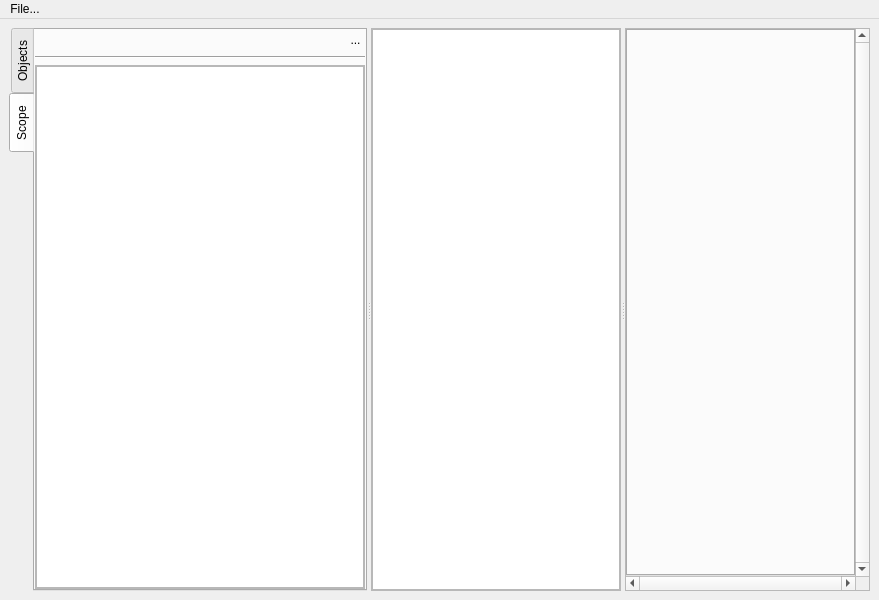
<?xml version="1.0" encoding="UTF-8"?>
<ui version="4.0">
 <class>MainWindow</class>
 <widget class="QMainWindow" name="MainWindow">
  <property name="geometry">
   <rect>
    <x>0</x>
    <y>0</y>
    <width>879</width>
    <height>600</height>
   </rect>
  </property>
  <property name="windowTitle">
   <string>MainWindow</string>
  </property>
  <widget class="QWidget" name="centralwidget">
   <layout class="QHBoxLayout" name="horizontalLayout">
    <item>
     <widget class="QSplitter" name="main_splitter">
      <property name="sizePolicy">
       <sizepolicy hsizetype="Ignored" vsizetype="Ignored">
        <horstretch>0</horstretch>
        <verstretch>0</verstretch>
       </sizepolicy>
      </property>
      <property name="orientation">
       <enum>Qt::Horizontal</enum>
      </property>
      <property name="childrenCollapsible">
       <bool>false</bool>
      </property>
      <widget class="QTabWidget" name="sidebar">
       <property name="minimumSize">
        <size>
         <width>150</width>
         <height>0</height>
        </size>
       </property>
       <property name="maximumSize">
        <size>
         <width>400</width>
         <height>16777215</height>
        </size>
       </property>
       <property name="tabPosition">
        <enum>QTabWidget::West</enum>
       </property>
       <property name="currentIndex">
        <number>1</number>
       </property>
       <widget class="QWidget" name="sidebar_objects">
        <attribute name="title">
         <string>Objects</string>
        </attribute>
        <layout class="QVBoxLayout" name="verticalLayout_4">
         <property name="leftMargin">
          <number>0</number>
         </property>
         <property name="topMargin">
          <number>0</number>
         </property>
         <property name="rightMargin">
          <number>0</number>
         </property>
         <property name="bottomMargin">
          <number>0</number>
         </property>
         <item>
          <layout class="QHBoxLayout" name="sidebar_objects_header">
           <property name="spacing">
            <number>0</number>
           </property>
           <item>
            <spacer name="sidebar_objects_hor_spacer">
             <property name="orientation">
              <enum>Qt::Horizontal</enum>
             </property>
             <property name="sizeHint" stdset="0">
              <size>
               <width>40</width>
               <height>20</height>
              </size>
             </property>
            </spacer>
           </item>
           <item>
            <widget class="QToolButton" name="sidebar_objects_button_close">
             <property name="enabled">
              <bool>true</bool>
             </property>
             <property name="styleSheet">
              <string notr="true">QToolButton#sidebar_scope_button_close, QToolButton#sidebar_objects_button_close {
	border: none;
}
QToolButton#sidebar_scope_button_close:hover, QToolButton#sidebar_objects_button_close:hover {
	background-color: rgba(133, 133, 133, 0.5);
	border-radius: 4px;
	padding-left: 1px;
}


</string>
             </property>
             <property name="text">
              <string>...</string>
             </property>
             <property name="icon">
              <iconset theme="window-close">
               <normaloff>.</normaloff>.</iconset>
             </property>
            </widget>
           </item>
          </layout>
         </item>
         <item>
          <widget class="Line" name="sidebar_objects_line">
           <property name="minimumSize">
            <size>
             <width>0</width>
             <height>0</height>
            </size>
           </property>
           <property name="orientation">
            <enum>Qt::Horizontal</enum>
           </property>
          </widget>
         </item>
         <item>
          <widget class="QScrollArea" name="sidebar_objects_scroll">
           <property name="widgetResizable">
            <bool>true</bool>
           </property>
           <widget class="QWidget" name="sidebar_objects_scroll_container">
            <property name="geometry">
             <rect>
              <x>0</x>
              <y>0</y>
              <width>271</width>
              <height>517</height>
             </rect>
            </property>
            <layout class="QVBoxLayout" name="verticalLayout_7">
             <property name="leftMargin">
              <number>0</number>
             </property>
             <property name="topMargin">
              <number>0</number>
             </property>
             <property name="rightMargin">
              <number>0</number>
             </property>
             <property name="bottomMargin">
              <number>0</number>
             </property>
             <item>
              <layout class="QVBoxLayout" name="sidebar_objects_list">
               <item>
                <widget class="QListWidget" name="objects_list"/>
               </item>
              </layout>
             </item>
            </layout>
           </widget>
          </widget>
         </item>
        </layout>
       </widget>
       <widget class="QWidget" name="sidebar_scope">
        <attribute name="title">
         <string>Scope</string>
        </attribute>
        <layout class="QVBoxLayout" name="verticalLayout_3">
         <property name="leftMargin">
          <number>0</number>
         </property>
         <property name="topMargin">
          <number>0</number>
         </property>
         <property name="rightMargin">
          <number>0</number>
         </property>
         <property name="bottomMargin">
          <number>0</number>
         </property>
         <item>
          <layout class="QHBoxLayout" name="sidebar_scope_header">
           <property name="sizeConstraint">
            <enum>QLayout::SetMinimumSize</enum>
           </property>
           <item>
            <spacer name="sidebar_scope_hor_spacer">
             <property name="orientation">
              <enum>Qt::Horizontal</enum>
             </property>
             <property name="sizeHint" stdset="0">
              <size>
               <width>40</width>
               <height>20</height>
              </size>
             </property>
            </spacer>
           </item>
           <item>
            <widget class="QToolButton" name="sidebar_scope_button_close">
             <property name="enabled">
              <bool>true</bool>
             </property>
             <property name="styleSheet">
              <string notr="true">QToolButton#sidebar_scope_button_close, QToolButton#sidebar_objects_button_close {
	border: none;
}
QToolButton#sidebar_scope_button_close:hover, QToolButton#sidebar_objects_button_close:hover {
	background-color: rgba(133, 133, 133, 0.5);
	border-radius: 4px;
	padding-left: 1px;
}


</string>
             </property>
             <property name="text">
              <string>...</string>
             </property>
             <property name="icon">
              <iconset theme="window-close"/>
             </property>
            </widget>
           </item>
          </layout>
         </item>
         <item>
          <widget class="Line" name="sidebar_scope_line">
           <property name="minimumSize">
            <size>
             <width>0</width>
             <height>0</height>
            </size>
           </property>
           <property name="orientation">
            <enum>Qt::Horizontal</enum>
           </property>
          </widget>
         </item>
         <item>
          <widget class="QScrollArea" name="sidebar_scope_scroll">
           <property name="widgetResizable">
            <bool>true</bool>
           </property>
           <widget class="QWidget" name="sidebar_scope_scroll_container">
            <property name="geometry">
             <rect>
              <x>0</x>
              <y>0</y>
              <width>271</width>
              <height>517</height>
             </rect>
            </property>
            <layout class="QVBoxLayout" name="verticalLayout_5">
             <property name="spacing">
              <number>0</number>
             </property>
             <property name="leftMargin">
              <number>0</number>
             </property>
             <property name="topMargin">
              <number>0</number>
             </property>
             <property name="rightMargin">
              <number>0</number>
             </property>
             <property name="bottomMargin">
              <number>0</number>
             </property>
             <item>
              <layout class="QVBoxLayout" name="sidebar_scope_list">
               <item>
                <widget class="QTreeView" name="scope_tree"/>
               </item>
              </layout>
             </item>
            </layout>
           </widget>
          </widget>
         </item>
        </layout>
       </widget>
      </widget>
      <widget class="QSplitter" name="dump_splitter">
       <property name="orientation">
        <enum>Qt::Horizontal</enum>
       </property>
       <property name="childrenCollapsible">
        <bool>false</bool>
       </property>
       <widget class="QScrollArea" name="selected_dumps_scroll">
        <property name="minimumSize">
         <size>
          <width>150</width>
          <height>0</height>
         </size>
        </property>
        <property name="maximumSize">
         <size>
          <width>250</width>
          <height>16777215</height>
         </size>
        </property>
        <property name="widgetResizable">
         <bool>true</bool>
        </property>
        <widget class="QWidget" name="selected_dumps_scoll_container">
         <property name="geometry">
          <rect>
           <x>0</x>
           <y>0</y>
           <width>148</width>
           <height>558</height>
          </rect>
         </property>
         <layout class="QVBoxLayout" name="verticalLayout_2">
          <property name="leftMargin">
           <number>0</number>
          </property>
          <property name="topMargin">
           <number>0</number>
          </property>
          <property name="rightMargin">
           <number>0</number>
          </property>
          <property name="bottomMargin">
           <number>0</number>
          </property>
          <item>
           <layout class="QVBoxLayout" name="selected_dumps_list">
            <item>
             <widget class="QListWidget" name="dumps_list"/>
            </item>
           </layout>
          </item>
         </layout>
        </widget>
       </widget>
       <widget class="QScrollArea" name="waveform_scroll">
        <property name="sizePolicy">
         <sizepolicy hsizetype="Preferred" vsizetype="Preferred">
          <horstretch>0</horstretch>
          <verstretch>0</verstretch>
         </sizepolicy>
        </property>
        <property name="frameShadow">
         <enum>QFrame::Plain</enum>
        </property>
        <property name="verticalScrollBarPolicy">
         <enum>Qt::ScrollBarAlwaysOn</enum>
        </property>
        <property name="horizontalScrollBarPolicy">
         <enum>Qt::ScrollBarAlwaysOn</enum>
        </property>
        <property name="widgetResizable">
         <bool>true</bool>
        </property>
        <widget class="QWidget" name="scrollAreaWidgetContents">
         <property name="geometry">
          <rect>
           <x>0</x>
           <y>0</y>
           <width>383</width>
           <height>544</height>
          </rect>
         </property>
         <layout class="QGridLayout" name="gridLayout_2">
          <property name="leftMargin">
           <number>0</number>
          </property>
          <property name="topMargin">
           <number>0</number>
          </property>
          <property name="rightMargin">
           <number>0</number>
          </property>
          <property name="bottomMargin">
           <number>0</number>
          </property>
          <property name="spacing">
           <number>0</number>
          </property>
          <item row="1" column="0">
           <widget class="QTabWidget" name="waveform_tabs">
            <property name="currentIndex">
             <number>-1</number>
            </property>
            <property name="tabsClosable">
             <bool>true</bool>
            </property>
            <property name="movable">
             <bool>true</bool>
            </property>
           </widget>
          </item>
         </layout>
        </widget>
       </widget>
      </widget>
     </widget>
    </item>
   </layout>
  </widget>
  <widget class="QMenuBar" name="menubar">
   <property name="geometry">
    <rect>
     <x>0</x>
     <y>0</y>
     <width>879</width>
     <height>22</height>
    </rect>
   </property>
   <widget class="QMenu" name="menuFile">
    <property name="title">
     <string>File...</string>
    </property>
    <addaction name="action_open"/>
    <addaction name="action_save"/>
   </widget>
   <addaction name="menuFile"/>
  </widget>
  <action name="action_open">
   <property name="icon">
    <iconset theme="save"/>
   </property>
   <property name="text">
    <string>Open...</string>
   </property>
   <property name="toolTip">
    <string>Open VCD file</string>
   </property>
   <property name="shortcut">
    <string>Ctrl+O</string>
   </property>
  </action>
  <action name="action_save">
   <property name="icon">
    <iconset theme="save"/>
   </property>
   <property name="text">
    <string>Save</string>
   </property>
   <property name="toolTip">
    <string>Save vcd file</string>
   </property>
   <property name="shortcut">
    <string>Ctrl+S</string>
   </property>
  </action>
 </widget>
 <tabstops>
  <tabstop>sidebar</tabstop>
 </tabstops>
 <resources/>
 <connections/>
</ui>
